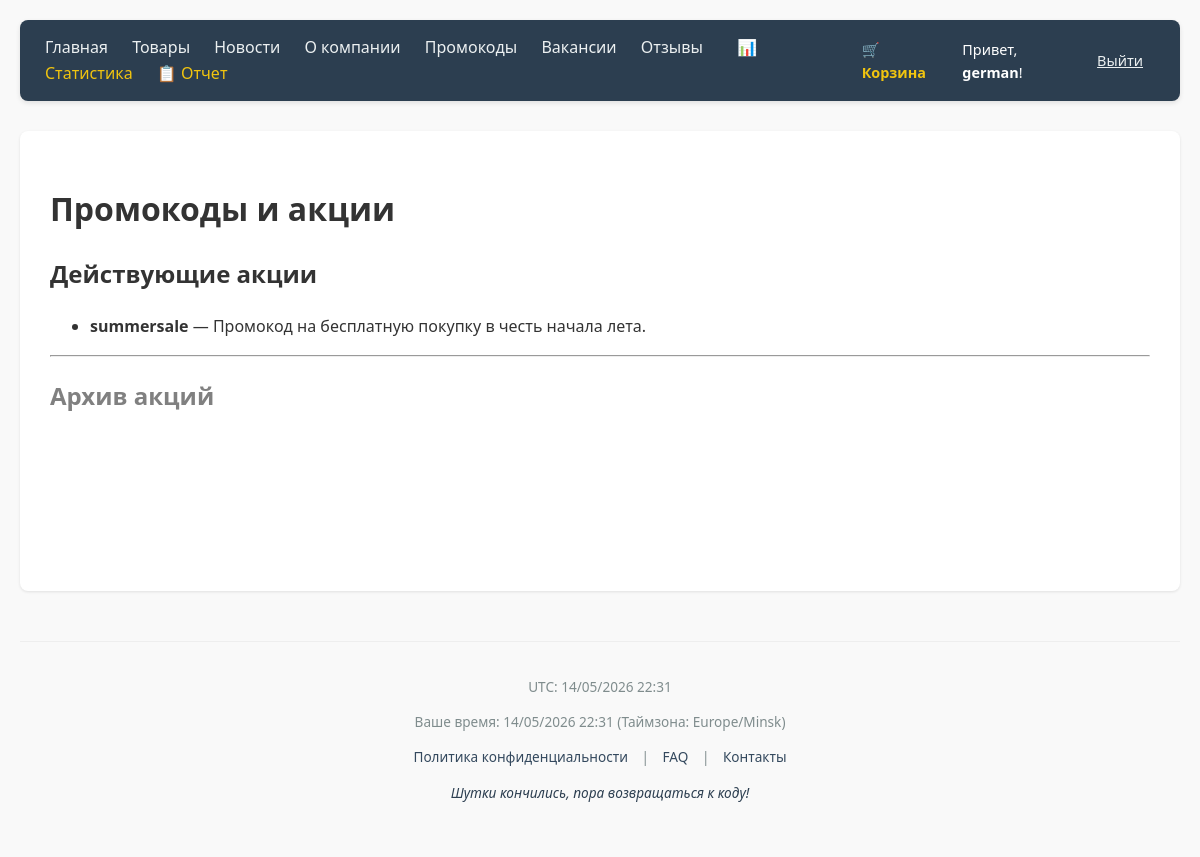
The app's page /promo/ (signed in) with its own data.
### shop/models.py (models this page shows)
class TimeStampedModel(models.Model):
    created_at = models.DateTimeField(auto_now_add=True, verbose_name="Дата добавления")
    updated_at = models.DateTimeField(auto_now=True, verbose_name="Дата изменения")
    class Meta:
        abstract = True # Это значит, что таблица в БД для этой модели создана не будет

class PromoCode(TimeStampedModel):
    code = models.CharField(max_length=50, unique=True, verbose_name="Промокод")
    description = models.TextField(verbose_name="Описание акции")
    is_archived = models.BooleanField(default=False, verbose_name="В архиве")
    class Meta:
        verbose_name_plural = "Промокоды и купоны"

### shop/views.py (the view)
# urls.py: re_path(r'^promo/$', views.promo_codes, name='promo_codes'),
def promo_codes(request):
    active_promos = PromoCode.objects.filter(is_archived=False)
    archived_promos = PromoCode.objects.filter(is_archived=True)
    return render(request, 'shop/promo.html', {
        'active': active_promos,
        'archived': archived_promos
    })

### shop/context_processors.py (called while the page is built)
def global_date_context(request):
    now = timezone.now()
    return {
        'current_utc': now, # UTC время
        'current_local': timezone.localtime(now), # Время в таймзоне из settings.py
        'user_tz': timezone.get_current_timezone_name(),
        'text_calendar': calendar.TextCalendar().formatmonth(now.year, now.month),
    }

### shop/templates/shop/promo.html (shortened to what this page needs)
{% extends 'shop/base.html' %}
{% block content %}
    <h1>Промокоды и акции</h1>
    <h2>Действующие акции</h2>
    <ul>
        {% for promo in active %}
            <li><strong>{{ promo.code }}</strong> — {{ promo.description }}</li>
        {% empty %}
            <li>Активных промокодов сейчас нет.</li>
        {% endfor %}
    </ul>
    <hr>
    <h2 style="color: gray;">Архив акций</h2>
{% endblock %}

### shop/templates/shop/base.html (shortened to what this page needs)
<!DOCTYPE html>
<html lang="ru">
<head>
</head>
<body>
    <nav>
        <div class="nav-links">
            <a href="{% url 'index' %}">Главная</a>
            <a href="{% url 'product_list' %}">Товары</a>
            <a href="{% url 'news_list' %}">Новости</a>
            <a href="{% url 'about' %}">О компании</a>
            <a href="{% url 'promo_codes' %}">Промокоды</a>
            <a href="{% url 'vacancy_list' %}">Вакансии</a>
            <a href="{% url 'reviews' %}">Отзывы</a>
            {% if user.is_staff %}
                <a href="{% url 'statistics' %}" style="color: #f1c40f; margin-left: 10px;">📊 Статистика</a>
                <a href="{% url 'customer_report' %}" style="color: #f1c40f;">📋 Отчет</a>
            {% endif %}
        </div>
        <div class="auth-block">
            {% if user.is_authenticated %}
                <a href="{% url 'view_cart' %}" style="color: #f1c40f; text-decoration: none; margin-right: 15px;">
                    🛒 Корзина
                </a>
                <span>Привет, <strong>{{ user.username }}</strong>!</span>
                <form action="{% url 'logout' %}" method="post" style="display:inline; margin-left:10px;">
                    <button type="submit" style="background:none; border:none; color:#ecf0f1; cursor:pointer; text-decoration:underline; font-family:inherit; font-size:inherit;">
                        Выйти
                    </button>
                </form>
            {% else %}
                <a href="{% url 'login' %}" style="color: #ecf0f1; text-decoration: none;">Войти</a> |
                <a href="{% url 'register' %}" style="color: #ecf0f1; text-decoration: none;">Регистрация</a>
            {% endif %}
        </div>
    </nav>
    <div class="content">
        {% block content %}{% endblock %}
    </div>
    <div class="footer">
        <div class="footer-info">
            <p>UTC: {{ current_utc|date:"d/m/Y H:i" }}</p>
            <p>Ваше время: {{ current_local|date:"d/m/Y H:i" }} (Таймзона: {{ user_tz }})</p>
        </div>
        <div class="footer-links">
            <a href="{% url 'privacy_policy' %}">Политика конфиденциальности</a> |
            <a href="{% url 'faq_list' %}">FAQ</a> |
            <a href="{% url 'contact_list' %}">Контакты</a>
        </div>
        <p id="joke-container" style="font-style: italic; color: #2c3e50;">🤖 Загрузка шутки...</p>
    </div>
</body>
</html>

### shop/templates/shop/base.html (style rules this page uses)
body { font-family: 'Segoe UI', Tahoma, Geneva, Verdana, sans-serif; margin: 0; padding: 20px; line-height: 1.6; color: #333; background-color: #f9f9f9; }
nav { background: #2c3e50; padding: 15px 25px; margin-bottom: 30px; display: flex; justify-content: space-between; align-items: center; border-radius: 8px; box-shadow: 0 2px 5px rgba(0,0,0,0.1); }
.nav-links a { margin-right: 20px; text-decoration: none; color: #ecf0f1; font-weight: 500; transition: 0.3s; }
.auth-block { color: #fff; font-size: 0.9em; display: flex; align-items: center; gap: 15px; }
.auth-block button { background: #e74c3c; color: white; border: none; padding: 5px 12px; border-radius: 4px; cursor: pointer; font-size: 0.9em; }
.auth-block a { color: #3498db; text-decoration: none; font-weight: bold; }
.content { background: white; padding: 30px; border-radius: 8px; box-shadow: 0 1px 3px rgba(0,0,0,0.1); min-height: 400px; }
.footer { margin-top: 50px; padding: 20px; text-align: center; font-size: 0.85em; color: #7f8c8d; border-top: 1px solid #eee; }
.footer-links { margin-bottom: 10px; }
.footer-links a { margin: 0 10px; color: #34495e; text-decoration: none; }

### records on screen
PromoCode: code "summersale", description "Промокод на бесплатную покупку в честь начала лета."

### other values on screen
{{ user.username }} "german"
{{ current_local|date:"d/m/Y H:i" }} "14/05/2026 22:31"
{{ user_tz }} "Europe/Minsk"
